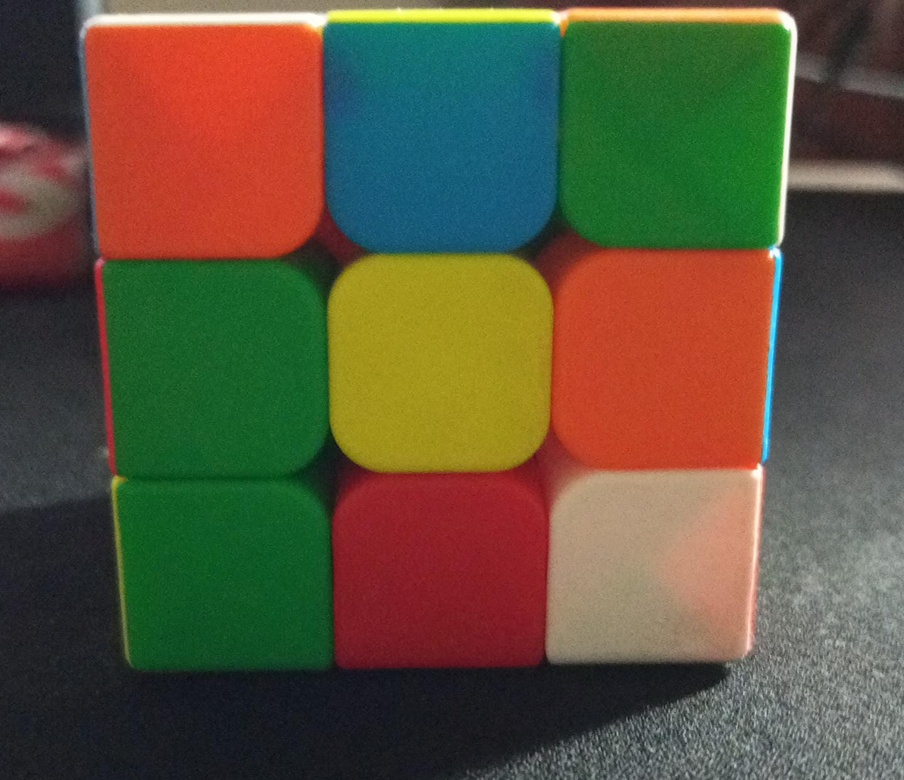
#> input picture TEMA2.1/CUBO/cubo4.jpeg, 904 x 780 px, shrunk from 1440 x 1243 before the run
$ python ejercicio_4.py
#> lines starting #> are read from the running program, lines starting #| are printed output that depends on the picture; after the words box and inside, x2 and y2 are one past the last pixel; in counts of white or black regions, pixels touching at a corner belong together
import cv2
import numpy as np
import matplotlib.pyplot as plt
from pathlib import Path

ruta_imagen = Path("CUBO/cubo4.jpeg")
carpeta_resultados = Path("IMAGENES_EJERCICIO_CUBO/resultados")
carpeta_resultados.mkdir(parents=True, exist_ok=True)

# Leer la imagen
imagen = cv2.imread(str(ruta_imagen))
#> imagen is the input picture: shape (780, 904, 3); mean B, G, R 61.1, 83.9, 93.3

if imagen is None:
    print(f"No se pudo leer la imagen: {ruta_imagen}")
    raise SystemExit(1)

alto, ancho = imagen.shape[:2]
#> alto = 780; ancho = 904

# Recortar un margen pequeño: en esta foto, la cara ocupa casi toda la imagen
margen_x = int(ancho * 0.04)
#> margen_x = 36
margen_y = int(alto * 0.04)
#> margen_y = 31

cara = imagen[
    margen_y:alto - margen_y,
    margen_x:ancho - margen_x
].copy()
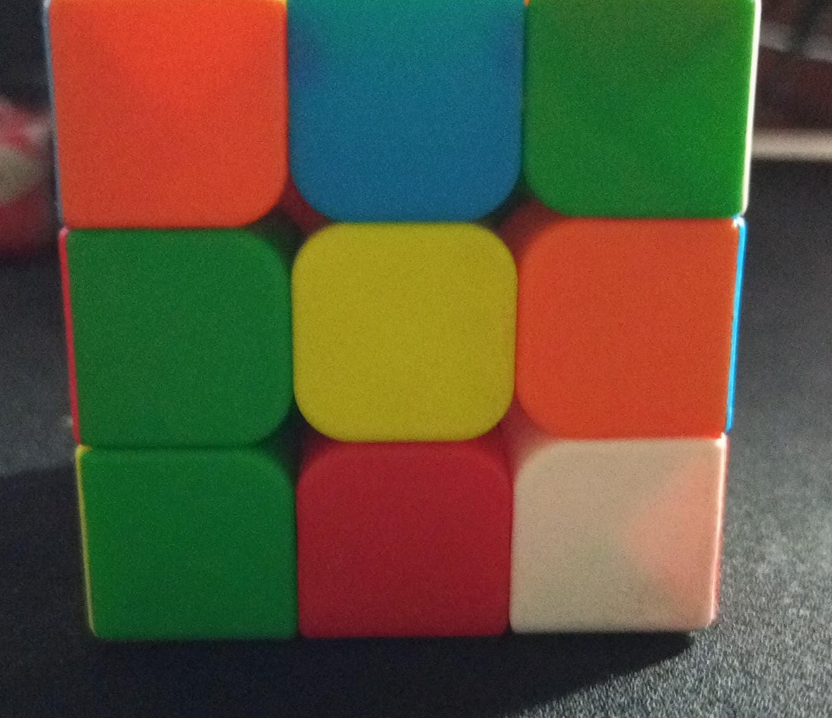
#> cara: shape (718, 832, 3); mean B, G, R 58.5, 83.7, 94.2

alto_cara, ancho_cara = cara.shape[:2]
#> alto_cara = 718; ancho_cara = 832
paso_x = ancho_cara / 3
#> paso_x = 277.3
paso_y = alto_cara / 3
#> paso_y = 239.3

# Convertir la cara a HSV para analizar sus colores
cara_hsv = cv2.cvtColor(cara, cv2.COLOR_BGR2HSV)
#> cara_hsv: shape (718, 832, 3); mean H, S, V 66.5, 144.3, 120.3

imagen_clasificada = cara.copy()
matriz_colores = []

for fila in range(3):
    fila_colores = []

    for columna in range(3):
        # Límites de la casilla
        x0 = int(columna * paso_x)
        x1 = int((columna + 1) * paso_x)
        y0 = int(fila * paso_y)
        y1 = int((fila + 1) * paso_y)

        # Tomar solo la zona central para evitar bordes y separaciones
        ancho_casilla = x1 - x0
        alto_casilla = y1 - y0

        muestra = cara_hsv[
            y0 + int(alto_casilla * 0.30):y1 - int(alto_casilla * 0.30),
            x0 + int(ancho_casilla * 0.30):x1 - int(ancho_casilla * 0.30)
        ]

        # Usar el valor mediano de HSV de la muestra
        h, s, v = np.median(
            muestra.reshape(-1, 3),
            axis=0
        ).astype(int)

        # Clasificar el color según el tono y la saturación
        if s < 90 and v > 90:
            color = "BLANCO"
        elif h < 3 or h >= 170:
            color = "ROJO"
        elif h < 18:
            color = "NARANJA"
        elif h < 35:
            color = "AMARILLO"
        elif h < 85:
            color = "VERDE"
        elif h < 135:
            color = "AZUL"
        else:
            color = "OTRO"
        fila_colores.append(color)

        # Dibujar la cuadrícula y el nombre detectado
        cv2.rectangle(
            imagen_clasificada,
            (x0, y0),
            (x1, y1),
            (0, 0, 0),
            2
        )

        centro_x = x0 + ancho_casilla // 2
        centro_y = y0 + alto_casilla // 2

        cv2.putText(
            imagen_clasificada,
            color,
            (centro_x - 45, centro_y),
            cv2.FONT_HERSHEY_SIMPLEX,
            0.45,
            (0, 0, 0),
            2
        )

        print(
            f"Casilla ({fila + 1}, {columna + 1}): "
            f"{color} | HSV = ({h}, {s}, {v})"
        )

    matriz_colores.append(fila_colores)
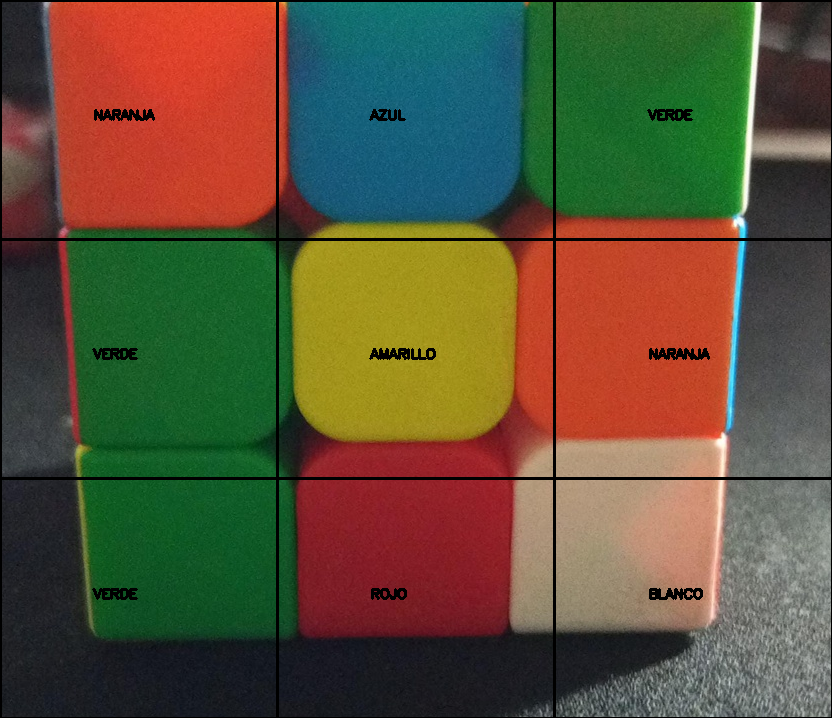
#> imagen_clasificada: shape (718, 832, 3); 2.93% of pixels changed, all inside (x1, y1, x2, y2) = (0, 0, 832, 718)
#> after the loop, matriz_colores = [['NARANJA', 'AZUL', 'VERDE'], ['VERDE', 'AMARILLO', 'NARANJA'], ['VERDE', 'ROJO', 'BLANCO']]

print("\nMatriz de colores:")
for fila in matriz_colores:
    print(fila)
#> this loop made 3 passes
#| ['NARANJA', 'AZUL', 'VERDE']
#| ['VERDE', 'AMARILLO', 'NARANJA']
#| ['VERDE', 'ROJO', 'BLANCO']

# Mostrar la foto original y la clasificación
plt.figure(figsize=(12, 6))

plt.subplot(1, 2, 1)
plt.imshow(cv2.cvtColor(imagen, cv2.COLOR_BGR2RGB))
plt.title("Imagen original")
plt.axis("off")

plt.subplot(1, 2, 2)
plt.imshow(cv2.cvtColor(imagen_clasificada, cv2.COLOR_BGR2RGB))
plt.title("Colores clasificados")
plt.axis("off")

plt.tight_layout()
plt.savefig(carpeta_resultados / "cubo2_colores.png", dpi=150)
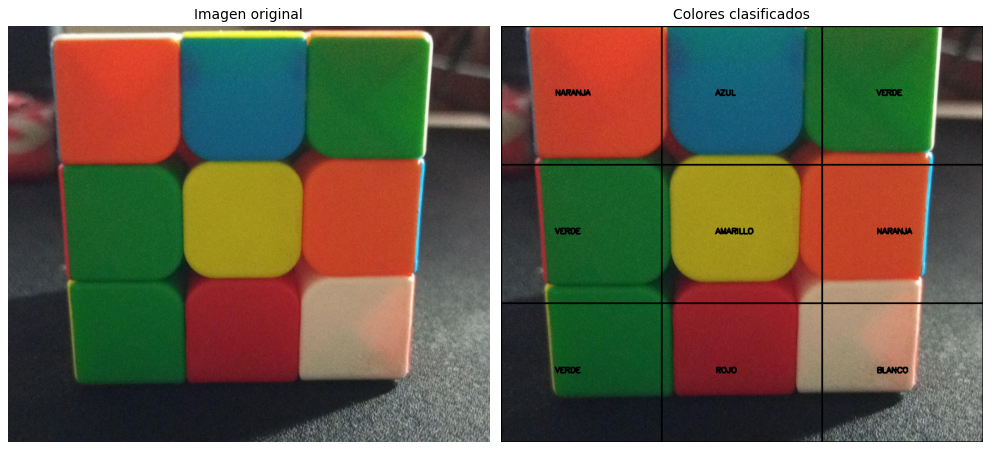
#> figure drawn by matplotlib, 2 panels
plt.show()

$ run again, with TEMA2.1/CUBO/cubo1.jpeg copied over TEMA2.1/CUBO/cubo4.jpeg
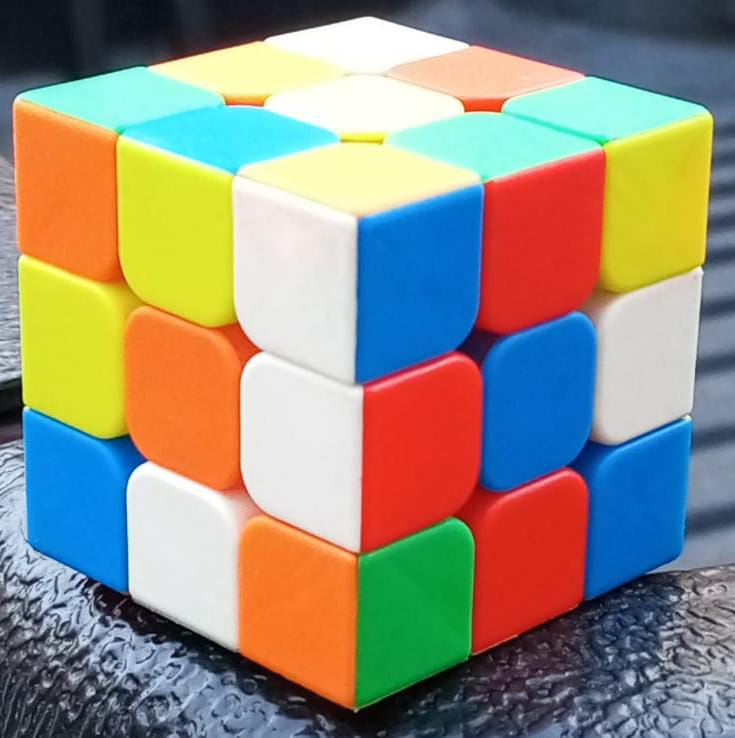
#> input picture TEMA2.1/CUBO/cubo1.jpeg, 735 x 738 px
#> imagen is the input picture: shape (738, 735, 3); mean B, G, R 127.7, 142.7, 147.2
#> cara_hsv: shape (680, 677, 3); mean H, S, V 57.8, 142.5, 203.4
#> after the loop `for fila in range(3):`:
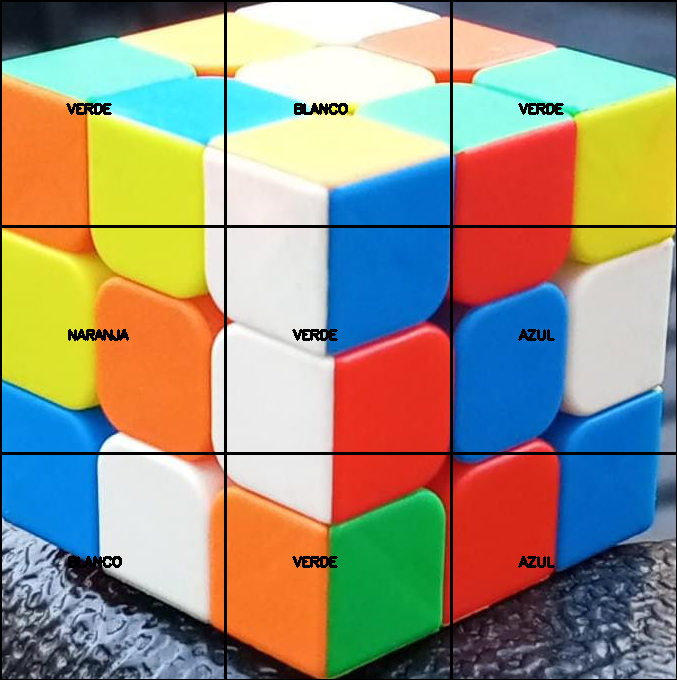
#> imagen_clasificada: shape (680, 677, 3); mean B, G, R 127.1, 146.1, 152.1
#> after the loop `for fila in range(3):`: matriz_colores = [['VERDE', 'BLANCO', 'VERDE'], ['NARANJA', 'VERDE', 'AZUL'], ['BLANCO', 'VERDE', 'AZUL']]
#> the loop `for fila in matriz_colores:` made 3 passes
#> (printed output is left out)
#> `plt.savefig(carpeta_resultados / "cubo2_colores.png", dpi=150)`:
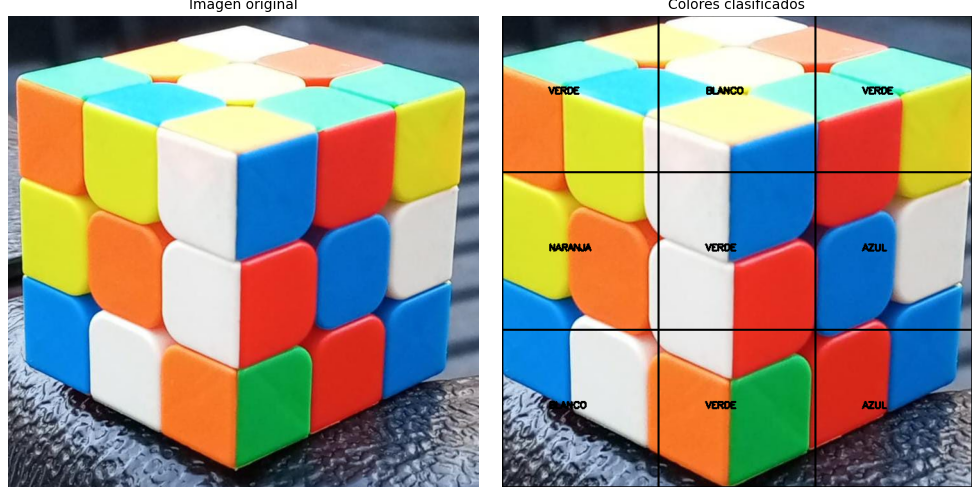
#> figure drawn by matplotlib, 2 panels

$ run again, with TEMA2.1/CUBO/cubo2.jpeg copied over TEMA2.1/CUBO/cubo4.jpeg
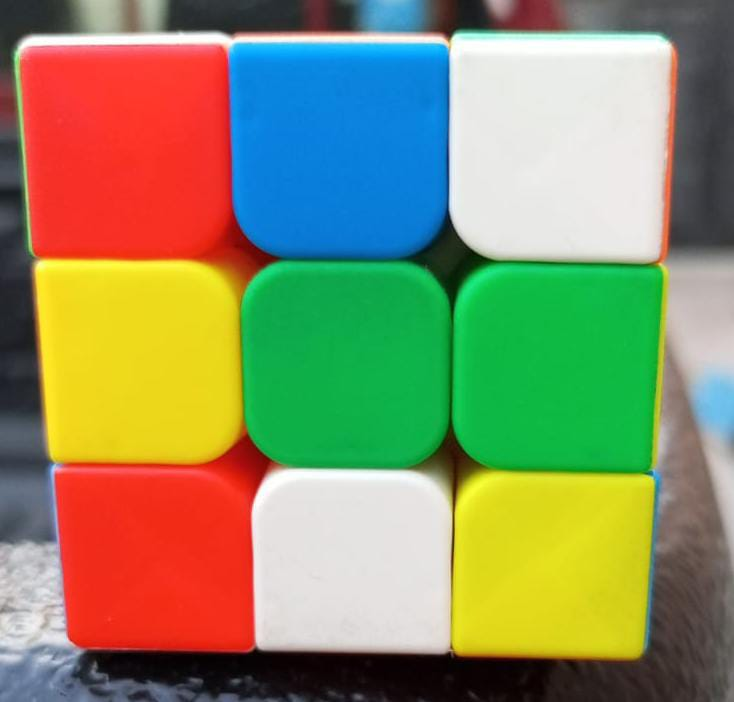
#> input picture TEMA2.1/CUBO/cubo2.jpeg, 734 x 702 px
#> imagen is the input picture: shape (702, 734, 3); mean B, G, R 102.9, 142.9, 139.6
#> cara_hsv: shape (646, 676, 3); mean H, S, V 46.1, 163.4, 203.6
#> after the loop `for fila in range(3):`:
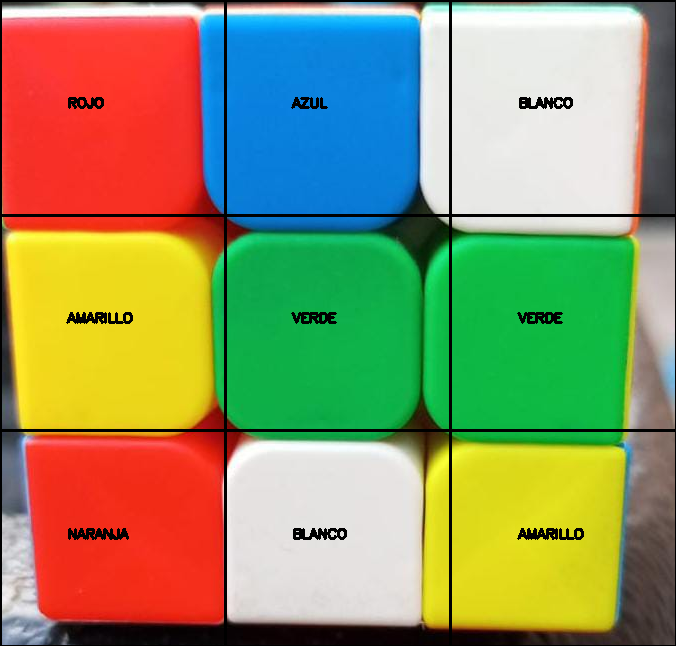
#> imagen_clasificada: shape (646, 676, 3); mean B, G, R 102.1, 148.4, 144.8
#> after the loop `for fila in range(3):`: matriz_colores = [['ROJO', 'AZUL', 'BLANCO'], ['AMARILLO', 'VERDE', 'VERDE'], ['NARANJA', 'BLANCO', 'AMARILLO']]
#> the loop `for fila in matriz_colores:` made 3 passes
#> (printed output is left out)
#> `plt.savefig(carpeta_resultados / "cubo2_colores.png", dpi=150)`:
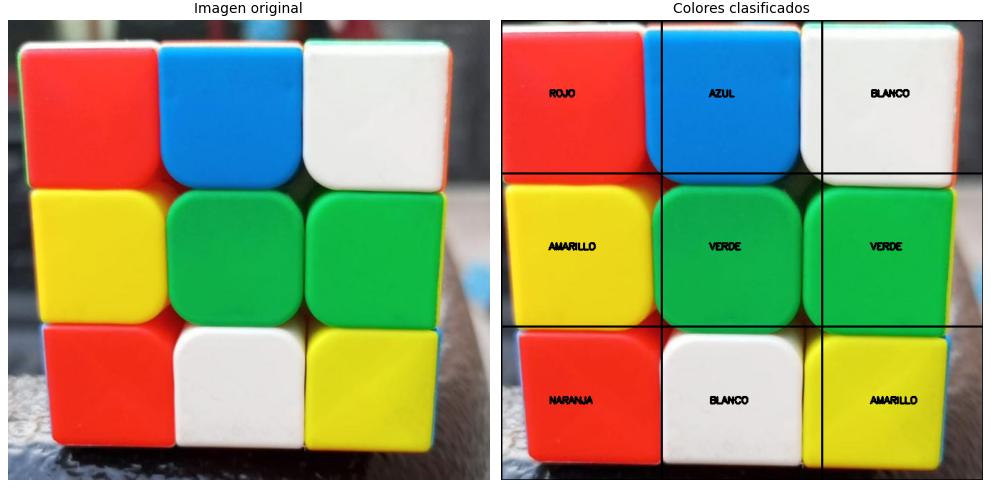
#> figure drawn by matplotlib, 2 panels

$ run again, with TEMA2.1/CUBO/cubo3.jpeg copied over TEMA2.1/CUBO/cubo4.jpeg
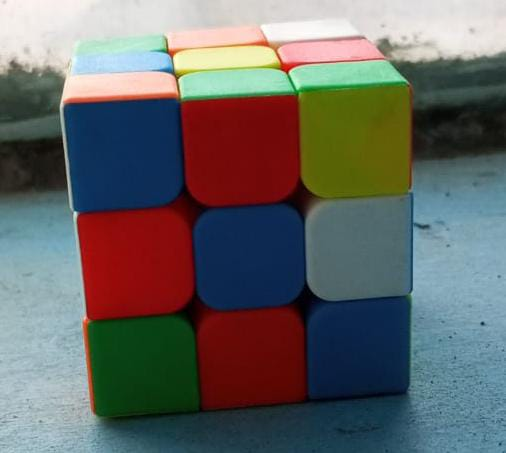
#> input picture TEMA2.1/CUBO/cubo3.jpeg, 506 x 453 px
#> imagen is the input picture: shape (453, 506, 3); mean B, G, R 101.1, 102.5, 101.3
#> cara_hsv: shape (417, 466, 3); mean H, S, V 67.8, 143.5, 125
#> after the loop `for fila in range(3):`:
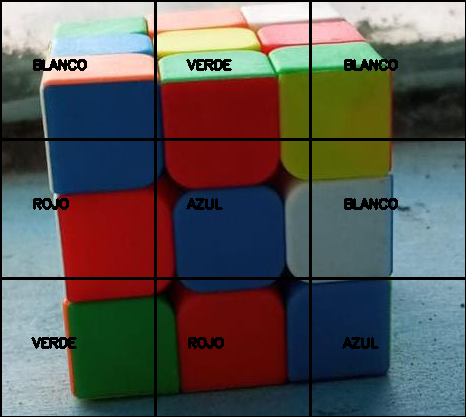
#> imagen_clasificada: shape (417, 466, 3); mean B, G, R 85.4, 87.7, 89.8
#> after the loop `for fila in range(3):`: matriz_colores = [['BLANCO', 'VERDE', 'BLANCO'], ['ROJO', 'AZUL', 'BLANCO'], ['VERDE', 'ROJO', 'AZUL']]
#> the loop `for fila in matriz_colores:` made 3 passes
#> (printed output is left out)
#> `plt.savefig(carpeta_resultados / "cubo2_colores.png", dpi=150)`:
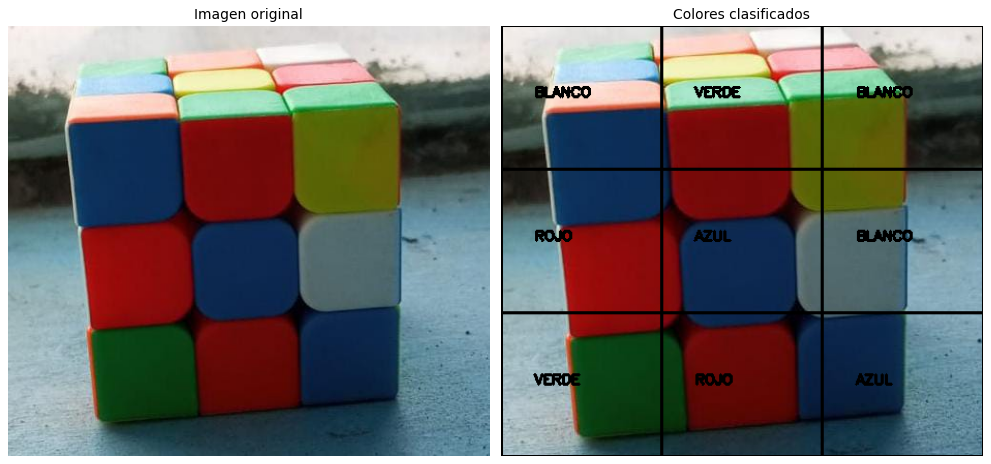
#> figure drawn by matplotlib, 2 panels
